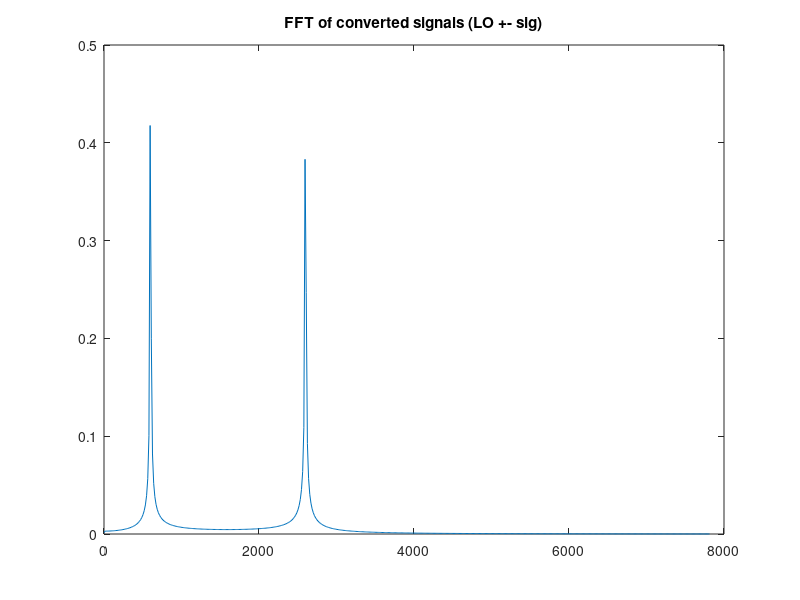
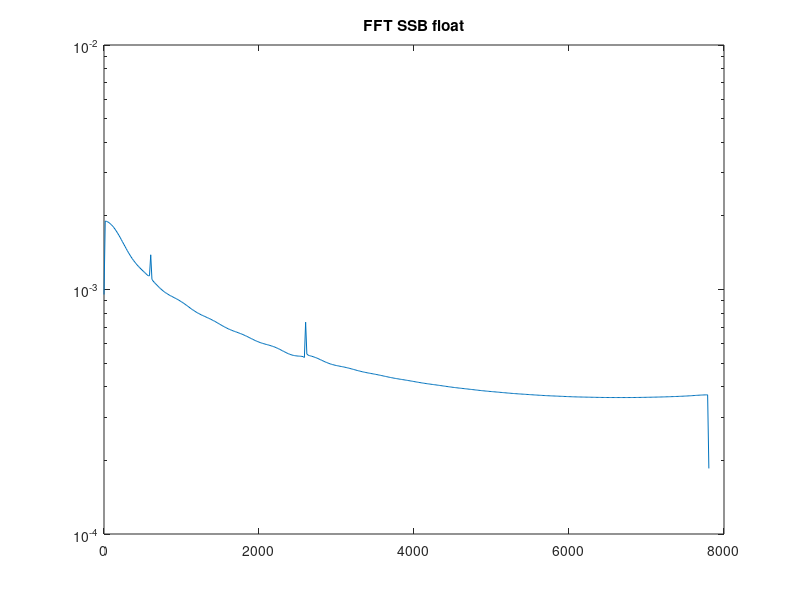
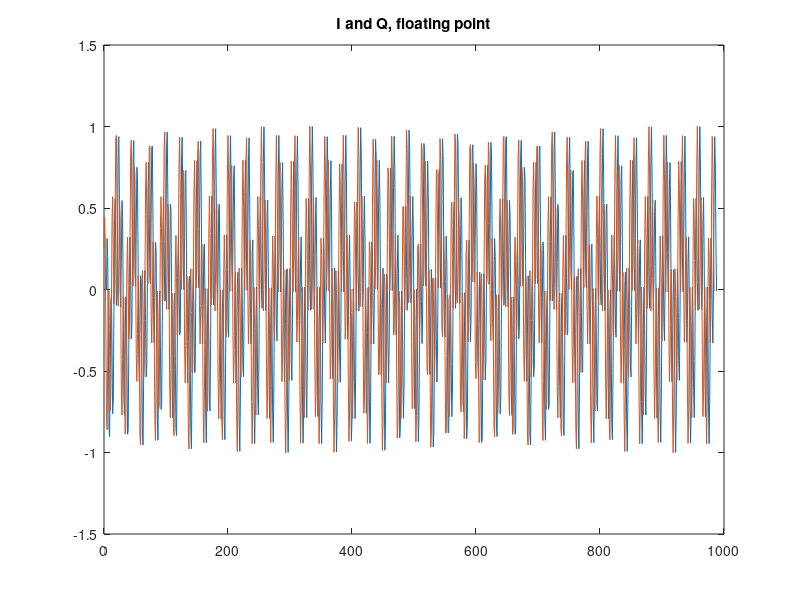
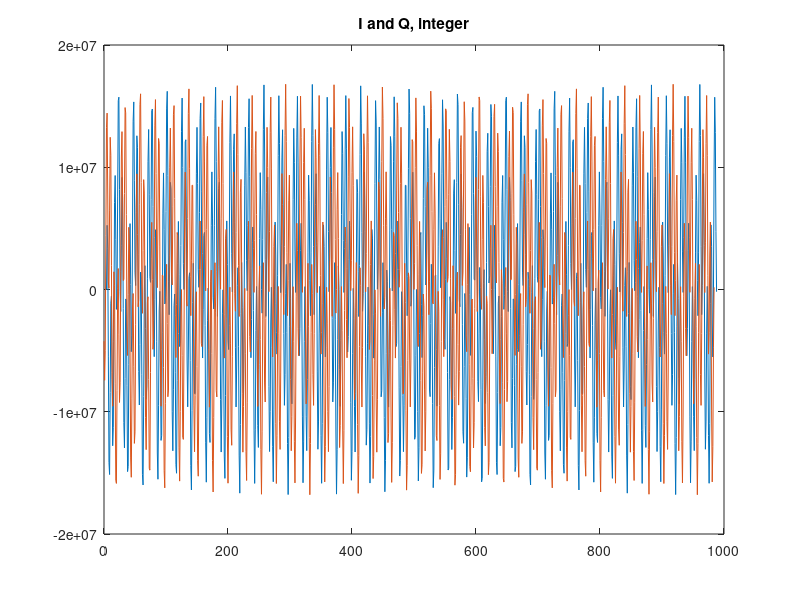

These figures' MATLAB source, in order:
% Hilbert filter generator and visuals for Verilog
% Copyright (C) 2025 Alberto Garlassi I4NZX
% Part of the code comes from
% https://dsp.stackexchange.com/questions/50015/discrepancies-between-fft-based-hilbert-transform-and-fir-filter-results

pkg load signal;

% Parameters
USB = -1; % + 1 for USB, -1 for LSB
n_samples = 1024;
f_sample = 62500/4;
f_sig = 1000;
f_lo = 1600;
N = 39;      %7 filter length of FIR Hilbert transformer is 2*N+1
HILBERT_SIZE = 12; % n bits of integer representation of Hilbert coefficients
RF_SIZE = 12; % n bits of integer representation of signal
LO_SIZE = 12; % n bits of integer representation of local oscillator
REG_SIZE = 38;
out_file = 'C:\Users\alberto\Lattice\hilbert.v';

% prepares signal and local oscillator, both I and Q, then mixes
idx = (0:n_samples-1)';
sig = sin((2*pi *  f_sig / f_sample) .* idx);
lo_cos = cos(( 2*pi *  f_lo / f_sample) .* idx );
lo_sin = -sin(( 2*pi *  f_lo / f_sample) .* idx );
x0_sin = sig .* lo_sin;
x0_cos = sig .* lo_cos;

% Plot FFT of converted signal
Y = fft(x0_sin);
P2 = abs(Y/n_samples);
P1 = P2(1:n_samples/2+1);
P1(2:end-1) = 2*P1(2:end-1);
f = f_sample*(0:(n_samples/2))/n_samples;
figure(1)
plot(f,P1)
title("FFT of converted signals (LO +- sig)");

% reference Hilbert transform, using Octave function
h = hilbert(x0_sin);

% Calculate coefficients
nn = (1:N)';
g = 2*(sin(pi*nn/2)).^2./ (pi*nn);
g = [-g(N:-1:1);0;g];
hw = hamming(2*N+1);
g = g.*hw(:);    % windowed coefficients

% Filter using our calculated parameters

Q = filter(g,1,x0_sin);

% Demodulates SSB
I_cos = x0_cos;
idx2 = idx + round ((f_sample /f_sig )/4);
SSB =  I_cos(1:end-N)+ USB * Q(N+1:end); %I is delayed to compensate Hilbert filter delay

% Show FFT output of SSB
% There is no lowpass filter, both sum and difference of signals are present
% Avoid freqs above Nyquist limit
% Check response for the four cases, USB = 1, USB = -1, f_sig = f_lo + f_audio, f_sig =f_lo - f_audio.
% Example: place f_lo = 2000, f_sig = 1600 or f_sig = 2400
% Check amplitude at 400, for USB = + or - 1, ideally they should be 0 or 1
% Ignore the sum of the signals, CIC filters it in the real receiver
% It is usually far from the audio bandwidth
Y_SSB = fft(SSB);
P2 = abs(Y_SSB/(n_samples-N));
P1 = P2(1:(n_samples-N)/2+1);
P1(2:end-1) = 2*P1(2:end-1);
f = f_sample*(0:((n_samples-N)/2))/(n_samples-N);
figure(3);
semilogy(f,P1);
title('FFT SSB float');


% Plot I and Q, floats
figure (4);
idx2 = idx + round ((f_sample /f_sig )/4);
plot (idx2(1:end-N), I_cos(1:end-N), idx(1:end-N), Q(N+1:end ));
title('I and Q, floating point');


% Mixer with int


sig_int = round(sin((2*pi *  f_sig / f_sample) .* idx) * 2^RF_SIZE);
lo_cos_int = round(cos((2*pi *  f_lo / f_sample) .* idx) * 2^LO_SIZE);
lo_sin_int = -round(sin((2*pi *  f_lo / f_sample) .* idx) * 2^LO_SIZE);

x0_sin_int = sig_int .* lo_sin_int;
x0_cos_int = sig_int .* lo_cos_int;
g_int = round(g * 2^HILBERT_SIZE);    % windowed coefficients
Q_int = filter(g_int,1, USB * round(x0_sin_int)) / 2^HILBERT_SIZE ;





% Plot I and Q, int
figure (5);
I_cos_int = x0_cos_int;
idx2 = idx + round ((f_sample /f_sig )/4);
plot (idx2(1:end-N), I_cos_int(1:end-N), idx(1:end-N), Q_int(N+1:end ));
title('I and Q, integer');


% Demodulates SSB, integer aproximation

idx2 = idx + round ((f_sample /f_sig )/4);
SSB_int =  I_cos_int(1:end-N)+ Q_int(N+1:end); %I is delayed to compensate Hilbert filter delay
% Show FFT output of SSB int
% There is no lowpass filter, both sum and difference of signals is present
% Avoid freqs above Nyquist limit
Y_SSB_int = fft(SSB_int);
P2 = abs(Y_SSB_int/(n_samples-N));
P1 = P2(1:(n_samples-N)/2+1);
P1(2:end-1) = 2*P1(2:end-1);
f = f_sample*(0:((n_samples-N)/2))/(n_samples-N);
figure(6);
semilogy(f,P1);
title('FFT SSB int');



% Generate Verilog file for filter
% target Path
f_id = fopen(out_file, 'w');
fprintf(f_id, "/*\n   Hilbert filter for Verilog\n");
fprintf(f_id,     "   Copyright (C) 2025 Alberto Garlassi I4NZX\n \
  GPL v3\n*/\n\n");

fprintf(f_id, "module Hilbert (\n \
input  clk  ,\n \
input  data_ready  ,\n \
input  [31:0] Q_in,\n \
input  [31:0] I_in,\n \
output reg signed [31:0] Q_out,\n \
output reg signed [31:0] I_out\n \
);\n\n\
parameter REG_SIZE = %d;\n\n", REG_SIZE);

N = floor(length(g)/2);
for idx = 1:2:N
    fprintf(f_id, "parameter k_%d = %d ;\n", idx-1, round((2 ^ HILBERT_SIZE) * -g(idx)));
end
fprintf(f_id, "\n");
for idx = 0:2:N-1
    fprintf(f_id, "reg signed [REG_SIZE-1:0] sum_%d ;\n", idx);
end
fprintf(f_id, "\n");
for idx = 0:2:N-1
    fprintf(f_id, "reg signed [REG_SIZE-1:0] mul_%d ;\n", idx);
end
fprintf(f_id, "\n");
for idx = 0:1:2*N-1
    fprintf(f_id, "reg signed [REG_SIZE-1:0] v_Q_%d;\n", idx);
end
fprintf(f_id, "\n");
for idx = 0:1:N-1
    fprintf(f_id, "reg signed [REG_SIZE-1:0] v_I_%d;\n", idx);
end
fprintf(f_id, "\n");
fprintf(f_id, "reg signed [REG_SIZE-1:0] v_I_0_1;\n");
fprintf(f_id, "reg signed [REG_SIZE-1:0] v_I_0_2;\n\n");
fprintf(f_id, "\nalways @(posedge clk)\n \
begin\n");
fprintf(f_id, "   if (data_ready)\n \
      begin\n");
fprintf(f_id, "        sum_0 <= (v_Q_0 - Q_in);\n");
for idx = 2:2:N
    fprintf(f_id, "        sum_%d <= (v_Q_%d - v_Q_%d) ;\n", idx, idx, N*2 - idx);
end
fprintf(f_id, "\n");
for idx = 0:2:N-1
    fprintf(f_id, "        mul_%d <= sum_%d * k_%d; \n", idx, idx, idx);
end
fprintf(f_id, "\n");
for idx = 0:1:2*N-2
    fprintf(f_id, "        v_Q_%d <= v_Q_%d;\n", idx, idx+1);
end
fprintf(f_id, "        v_Q_%d <= Q_in;\n", 2 * N-1);
fprintf(f_id, "        Q_out <= mul_0; \n\n");
for idx = 0:1:N-2
    fprintf(f_id, "        v_I_%d <= v_I_%d;\n", idx, idx+1);
end
fprintf(f_id, "        v_I_%d <= I_in;\n", N-1);
fprintf(f_id, "        v_I_0_1 <= v_I_0;\n"); % delay 2 cycles to compensate sum and milt
fprintf(f_id, "        v_I_0_2 <= v_I_1;\n");
fprintf(f_id, "        I_out <= v_I_0_2; \n");
fprintf(f_id, "      end\n");
fprintf(f_id, "   end\n");
fprintf(f_id, "endmodule\n");

fclose(f_id)

